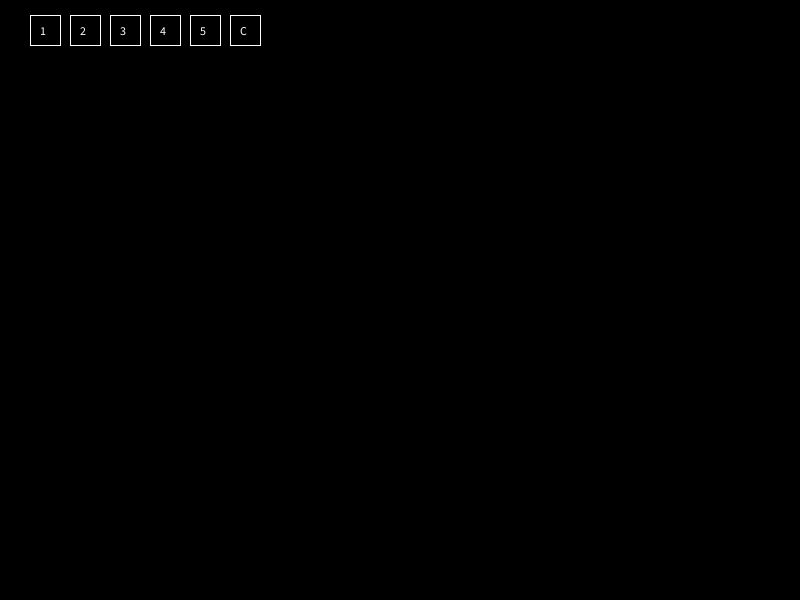
Frame 1 (no input)
Frame 60 (the mouse pressed at the canvas centre just before this capture): identical to frame 1, image omitted
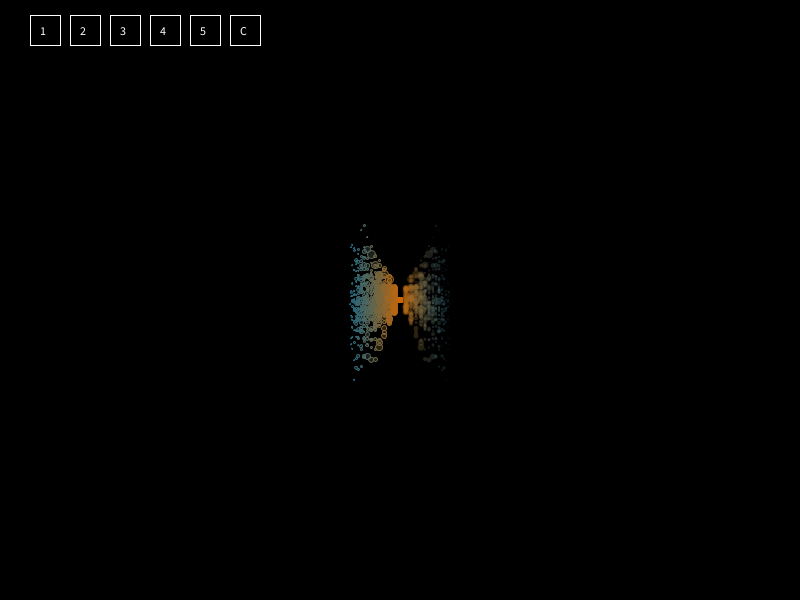
Frame 120 (the mouse held since frame 60 and released just before this capture)

The Processing sketch that drew these frames (run headless with seeded random() and noise(); from frame 60 on, the mouse is pressed at the canvas centre):

// Processing sketch: processing_107816
// ── processing_107816.pde

/*********************************************************************
 
 Name: Jason Barles / Interaction Designer
 
 Date: 31/Aug/2013
 
 Description: A generative art drawing tool with several patterns of
 choice. Press 'c', delete, or backspace to clear the screen. 
 Press numbers, or buttons, 1 through to 5 to change the 
 brush stroke pattern.
 
 Button code obtained and modified from 
 http://processing.org/examples/button.html
 
 **********************************************************************/
int currentTool = 1; // Set the default tool to be the first pattern
ArrayList history;   // Define the history for pattern3 

// Define the variables for the buttons
boolean patt1Over = false; // By default the mouse is not over the button
int patt1X, patt1Y; // Position of the button
int patt1Size = 30; // The size of the button

boolean patt2Over = false;
int patt2X, patt2Y;
int patt2Size = 30;

boolean patt3Over = false;
int patt3X, patt3Y;
int patt3Size = 30;

boolean patt4Over = false;
int patt4X, patt4Y;
int patt4Size = 30;

boolean patt5Over = false;
int patt5X, patt5Y;
int patt5Size = 30;

boolean clearOver = false;
int clearX, clearY;
int clearSize = 30;


void setup() {
  size(800, 600);
  background(0);
  smooth();
  history  = new ArrayList();  
 
  // Set the positions of the buttons
  patt1X = patt1Size;
  patt1Y = patt1Size/2;
  patt2X = patt2Size+40;
  patt2Y = patt2Size/2;
  patt3X = patt3Size+80;
  patt3Y = patt3Size/2;
  patt4X = patt4Size+120;
  patt4Y = patt4Size/2; 
  patt5X = patt5Size+160;
  patt5Y = patt5Size/2;   
  clearX = clearSize+200;
  clearY = clearSize/2;    
}

void draw() {
  update(mouseX, mouseY);
  
  // set the colour of button 
  if (patt1Over) {
    fill(color(204, 102, 0)); // Highlight if mouse is over button
  } else {
    fill(color(0));  // Standard
  }
  // draw the button
  stroke(255);
  rect(patt1X, patt1Y, patt1Size, patt1Size);  
  fill(255);
  text("1", patt1X+10, patt1Y+20);  
  
  if (patt2Over) {
    fill(color(255, 0, 0)); // Highlight
  } else {
    fill(color(0));  // Standard
  }
  stroke(255);
  rect(patt2X, patt2Y, patt2Size, patt2Size);
  fill(255);
  text("2", patt2X+10, patt2Y+20);  
 
  if (patt3Over) {
    fill(color(0, 255, 0)); // Highlight
  } else {
    fill(color(0));  // Standard
  }
  stroke(255);
  rect(patt3X, patt3Y, patt3Size, patt3Size); 
  fill(255);
  text("3", patt3X+10, patt3Y+20);  

  if (patt4Over) {
    fill(color(0, 0, 255)); // Highlight
  } else {
    fill(color(0));  // Standard
  }
  stroke(255);
  rect(patt4X, patt4Y, patt4Size, patt4Size);   
  fill(255);
  text("4", patt4X+10, patt4Y+20);  
  
  if (patt5Over) {
    fill(color(0, 255, 255)); // Highlight
  } else {
    fill(color(0));  // Standard
  }
  stroke(255);
  rect(patt5X, patt5Y, patt5Size, patt5Size);   
  fill(255);
  text("5", patt5X+10, patt5Y+20);    

  if (clearOver) {
    fill(color(51)); // Highlight
  } else {
    fill(color(0));  // Standard
  }
  stroke(255);
  rect(clearX, clearY, clearSize, clearSize); 
  fill(255);
  text("C", clearX+10, clearY+20);
  
  if (mousePressed) {
    switch(currentTool) {      
    case 1:      
      pattern1(mouseX, mouseY, 5, 18, color(204, 102, 0), color(0, 102, 153));
      break;
    case 2:      
      pattern2();
      break;      
    case 3:
      pattern3(10);
      break;    
    case 4:
      pattern4();
      break;  
    case 5:
      pattern5();
      break;              
    }
  }
}

/*
  Functions to switch the drawing tool
 */
void keyPressed() {
  switch(key){
    case '1':
      currentTool = 1;
      break;
    case '2':
      currentTool = 2;
      break;
    case '3':
      history  = new ArrayList();  
      currentTool = 3;
      break; 
    case '4':
      currentTool = 4;
      break;
    case '5':
      currentTool = 5;
      break;        
    case 'c':
    case DELETE:
    case BACKSPACE:
      background(0);    // clear the screen
      history  = new ArrayList();  // reset history array
      break;       
  }   
}

/* 
 Drawing tools
 */
// A recursive pattern that draws a spray of circles mirrored across the
// x-axis. 
void pattern1(float x, float y, int r, int num, color fromC, color toC) {  
  color interA = lerpColor(fromC, toC, .12); // get the inbetween colour
  noStroke();
  fill(fromC, 80);
  ellipse(x, y, r, r); 
  stroke(fromC); 
  ellipse(width-x, y, r, r);  // draw the mirror of the ellipse
  if (num > 0) {
    float newY = y + sin(random(0, TWO_PI)) * 12.0;    
    // recursive call
    pattern1(x+(num/3), newY, int(random(r/2, r+(num/5))), num-1, interA, toC);
  }
}

// pattern2 draws a rainbow web. Code inspired by Mr Doob's project harmony.
// http://www.mrdoob.com/projects/harmony/
void pattern2() {
  int extra = 3;
  // Randomise the colours during each frame
  stroke(random(0,255), random(0,255), random(0,255));
  strokeWeight(0.2);
  line(mouseX, mouseY, pmouseX, pmouseY);
  line(width-mouseX, mouseY, width-pmouseX, mouseY); // Mirror

  for(int i = 0; i < history.size(); i++){
    PVector p = (PVector) history.get(i);
    
    // Draw a line from the current mouse point to 
    // the historical point if the distance is less
    // than 50
    if(dist(mouseX, mouseY, p.x, p.y) < 50){
      line(mouseX, mouseY, p.x + extra, p.y + extra);
    } 
    // repeat for the mirror line
    if(dist(width-mouseX, mouseY, p.x, p.y) < 50){
      line(width-mouseX, mouseY, p.x + extra, p.y + extra);
    }      
  }
  
  // Add the current point to the history
  history.add(new PVector(mouseX, mouseY));
  history.add(new PVector(width-mouseX, mouseY));
}

// pattern3 draws hundreds and thousands food dressing
void pattern3(int offset) {
  strokeWeight(0.5);
  for (int i = 0; i < 5; i++) {
    // Randomise the colours during each frame
    stroke(random(0,255), random(0,255), random(0,255));
    // Draw a line of various lengths at the mouse point  
    line(random(mouseX, mouseX+offset), random(mouseY, mouseY+offset), 
         random(pmouseX, pmouseX+offset), random(pmouseY, pmouseY+offset));
    offset = offset+10;
  }
}

// pattern4 draws circles that seem to fade in towards the middle
void pattern4(){
  noStroke();
  fill(random(0,255), random(0,255), random(0,255),10);
  // alter the width size
  float widthDistance = abs(width/2 - mouseX);
  ellipse(mouseX, mouseY, widthDistance, widthDistance); 
}

// Code inspired by Mr Doob's project harmony.
// http://www.mrdoob.com/projects/harmony/
void pattern5(){
  // Randomise the colours during each frame
  stroke(255);
  line(mouseX, mouseY, pmouseX, pmouseY);

  for(int i = 0; i < history.size(); i++){
    PVector p = (PVector) history.get(i);
    float d = dist(mouseX, mouseY, p.x, p.y);
    // Adjust the stroke weight according to the distance
    strokeWeight(1/d);
    
    // Draw a line from the current mouse point to 
    // the historical point if the distance is less
    // than 25
    if(d < 25){
     if(random(10) < 5) // Skip some lines randomly
        line(mouseX, mouseY, p.x + 2, p.y + 2);
    } 
  }
  
  // Add the current point to the history
  history.add(new PVector(mouseX, mouseY));
  strokeWeight(0.2);
}

// Update to check whether the mouse position is within one of the
// buttons
void update(int x, int y) {
  patt1Over = overPattern(patt1X, patt1Y, patt1Size, patt1Size);  
  patt2Over = overPattern(patt2X, patt2Y, patt2Size, patt2Size);
  patt3Over = overPattern(patt3X, patt3Y, patt3Size, patt3Size);
  patt4Over = overPattern(patt4X, patt4Y, patt4Size, patt4Size);
  patt5Over = overPattern(patt5X, patt5Y, patt5Size, patt5Size);
  clearOver = overPattern(clearX, clearY, clearSize, clearSize);
}

// Switch the tool according to the button press
void mousePressed() {
  if (patt1Over) {
    currentTool = 1;
  }else if (patt2Over) {
    currentTool = 2;
  }else if (patt3Over) {
    currentTool = 3;
  }else if (patt4Over) {
    currentTool = 4;
  } else if (patt5Over) {
    currentTool = 5;  
  } else if (clearOver) {
      background(0);    // clear the screen
  }  
}

// Function to check if the mouse click is within the boundaries of 
// the button
boolean overPattern(int x, int y, int width, int height)  {
  if (mouseX >= x && mouseX <= x+width && 
      mouseY >= y && mouseY <= y+height) {
    return true;
  } else {
    return false;
  }
}
